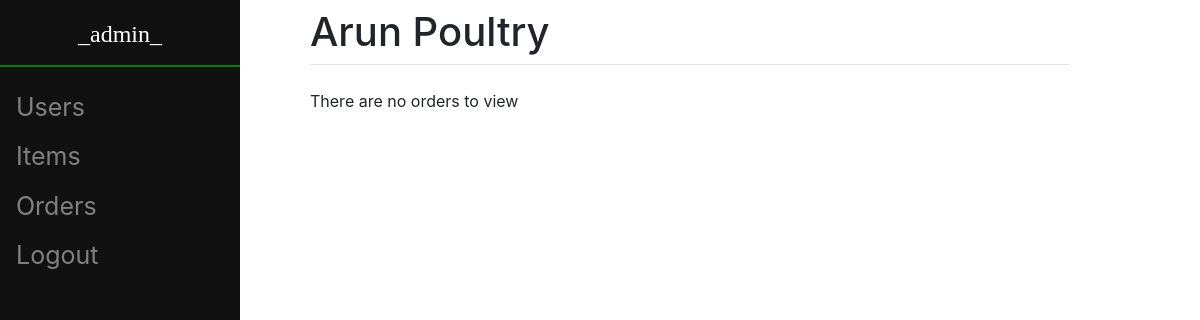
Before: /view/ (signed in) with the older database file.
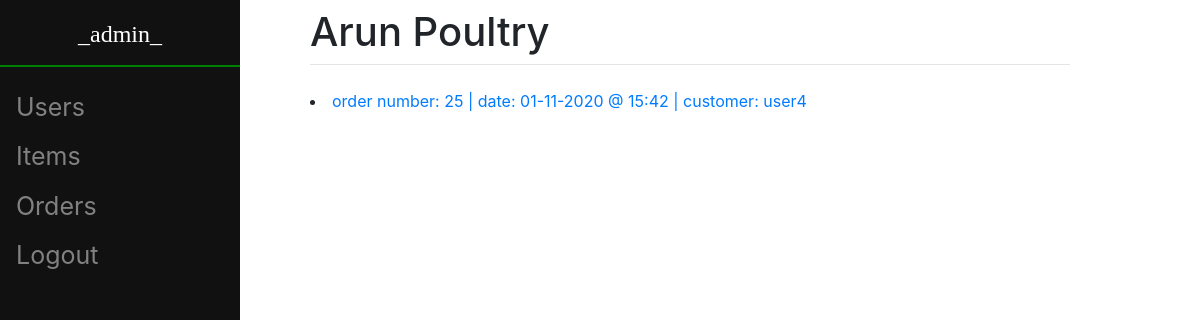
After: the same page with the newer database file.
### orders/models.py (models this page shows, shortened)
class Order(models.Model):
	user = models.ForeignKey(User, on_delete = models.CASCADE, related_name = "user_order", null = False)
	items = models.ManyToManyField(Item, through = "Order_Item", related_name = "ord_item")
	created_at = models.DateTimeField(auto_now_add=True)
	updated_at = models.DateTimeField(auto_now=True)

### orders/views.py (the view)
# urls.py: path("view/", views.OrderListView.as_view(), name = "view"),
class OrderListView(LRM, View):
    model = Order
    template_name = "orders/order_list.html"
    def get(self, response):
        user_type = get_object_or_404(User_Type, user = response.user)
        priv = user_type.privilege
        if priv == True:
            orders = Order.objects.all().order_by('-updated_at')
        else:
            orders = Order.objects.filter(user = response.user).order_by('-updated_at')
        for ord in orders:
            ord.updated = ord.updated_at.strftime("%d-%m-%Y @ %H:%M")
        ctx = {'privilege' : priv, 'order_list' : orders}
        return render(response, self.template_name, ctx)

### orders/templates/orders/order_list.html (shortened to what this page needs)
{% extends 'orders/base.html' %}
{% block content %}
    {% if order_list %}
    	{% for ord in order_list %}
    		<li>
    			<a href = "{% url 'orders:order_detail'  ord.id %}">order number: {{ ord.id }} | date: {{ ord.updated }}
    				{% if privilege %}
    					| customer: {{ ord.user }}
    				{% endif %}
    			</a>
    		</li>
		{% endfor %}
	{% else %}
			<p>There are no orders to view</p>
    {% endif %}
{% endblock %}

Changed rows visible on the page:
added Order: id "25", updated "01-11-2020 @ 15:42", user "user4"
Other visible differences:
text no longer shown: "There are no orders to view"
